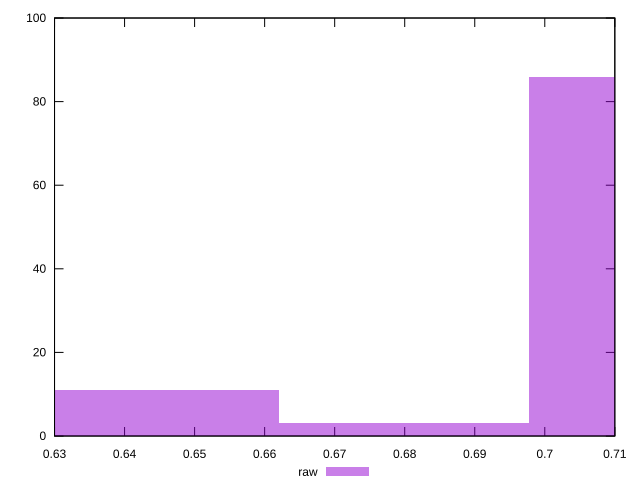

Recreate this plot in gnuplot.
reset

$raw <<EOF
0.6799132761055948 3
0.7156981853743104 86
0.6441283668368794 11
EOF

set key outside below
set boxwidth 0.03578490926871552
set xrange [0.63:0.71]
set yrange [0:100]
set trange [0:100]
set style fill transparent solid 0.5 noborder
set terminal svg size 640, 490 enhanced background rgb 'white'
set output "report_00026_2021-02-22T21:38:55.199Z/meta/score/samples/pages+cached+noadtech+nomedia/raw/histogram.svg"

plot $raw title "raw" with boxes

reset
